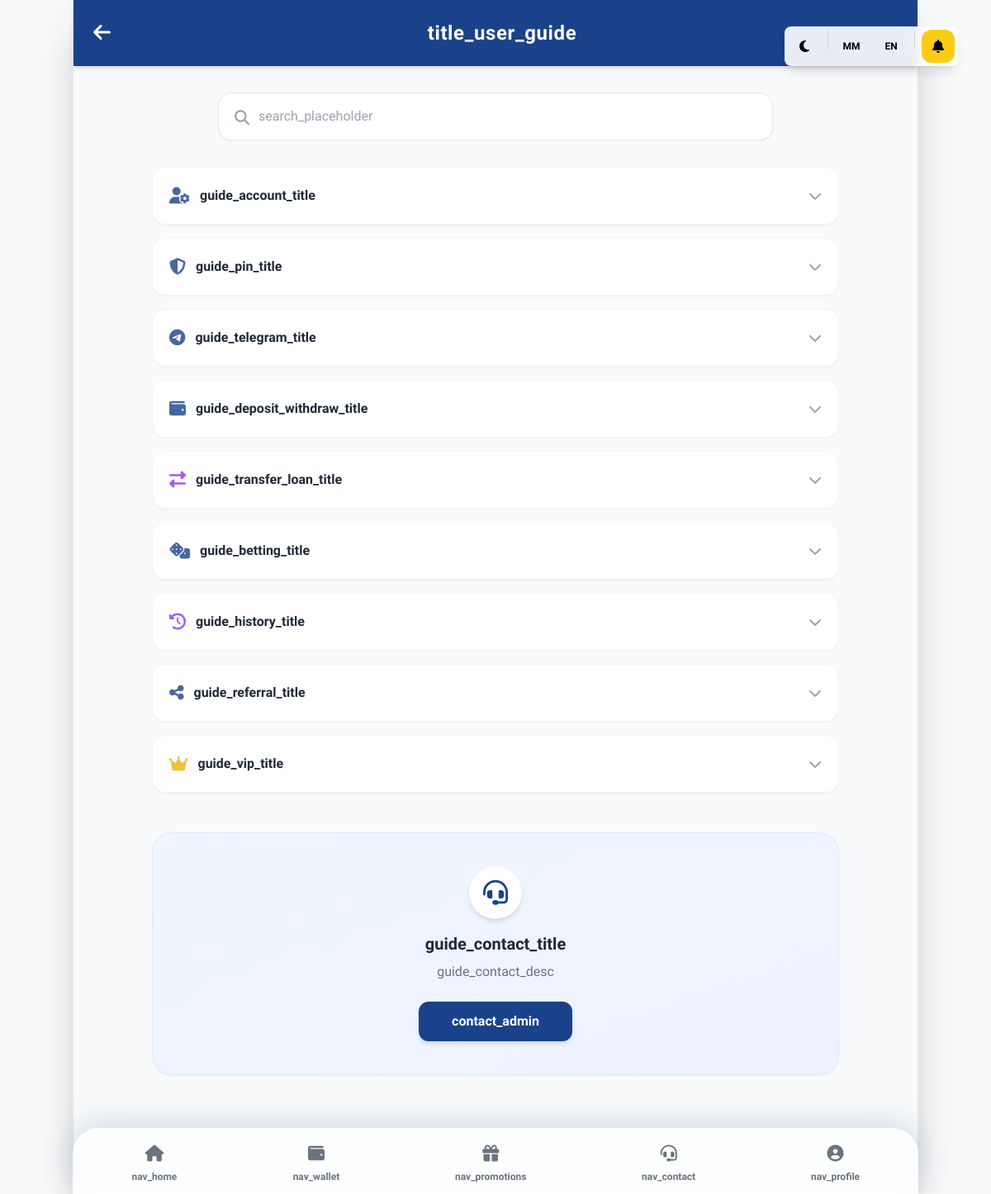
/guides.php (signed in), run on the app's committed database.
### tables this page shows
CREATE TABLE `guides` (
  `id` int(11) NOT NULL,
  `guide_key` varchar(50) NOT NULL,
  `icon_class` varchar(100) NOT NULL,
  `sort_order` int(11) NOT NULL DEFAULT 0,
  `is_active` tinyint(1) NOT NULL DEFAULT 1
);

### lang/language.php (called while the page is built, shortened)
<?php
$current_lang = $_SESSION['lang'];
$lang_file = __DIR__ . "/{$current_lang}.php";
global $translations;
if (file_exists($lang_file)) {
    $translations = include($lang_file);
} elseif (file_exists(__DIR__ . "/mm.php")) {
    $translations = include(__DIR__ . "/mm.php");
} else {
    $translations = [];
}
function __($key) {
    global $translations;
    return $translations[$key] ?? $key;
}

### guides.php (the view, shortened to what this page needs)
<?php
require_once __DIR__ . '/lang/language.php';
require_once __DIR__ . '/core/db_connect.php';
$guides_stmt = $conn->query("SELECT guide_key, icon_class FROM guides WHERE is_active = 1 ORDER BY sort_order ASC");
$guides = [];
if ($guides_stmt) {
    $guides = $guides_stmt->fetch_all(MYSQLI_ASSOC);
}
?>
<?php
require_once __DIR__ . '/includes/header.php';
?>
<body class="w-full md:max-w-3xl lg:max-w-5xl mx-auto min-h-screen bg-gray-50 md:shadow-2xl md:border-x border-gray-200 transition-all duration-300 pb-20 md:pb-24">
    <div class="bg-primary text-white flex items-center p-4 md:p-6 sticky top-0 z-20 shadow-md">
        <a href="index.php" class="mr-4 text-xl md:text-2xl w-6 md:w-10 hover:scale-110 transition-transform"><i class="fas fa-arrow-left"></i></a>
        <h1 class="text-xl md:text-2xl font-bold flex-1 text-center pr-6 md:pr-10 tracking-wide"><?= __('title_user_guide') ?></h1>
    </div>
    <div class="p-4 md:p-8 max-w-4xl mx-auto">
        <div class="mb-6 md:mb-8 relative max-w-2xl mx-auto">
            <input type="text" id="searchGuide" onkeyup="filterGuides()" placeholder="<?= __('search_placeholder') ?>"
                   class="w-full pl-10 md:pl-12 pr-4 py-3 md:py-4 rounded-xl md:rounded-2xl border border-gray-200 shadow-sm focus:outline-none focus:border-primary focus:ring-2 focus:ring-blue-100 transition-all text-sm md:text-base">
            <i class="fas fa-search absolute left-4 md:left-5 top-3.5 md:top-4 text-gray-400 md:text-lg"></i>
        </div>
        <div class="space-y-3 md:space-y-4" id="guideContainer">
            <?php foreach ($guides as $index => $guide): ?>
                <div class="accordion-item bg-white rounded-xl md:rounded-2xl shadow-sm hover:shadow-md border border-gray-100 overflow-hidden animate__animated animate__fadeInUp transition-shadow duration-300" style="animation-delay: <?= ($index + 1) * 0.05 ?>s;">
                    <button class="accordion-header w-full text-left p-4 md:p-5 flex justify-between items-center font-bold text-gray-800 hover:text-primary hover:bg-blue-50/50 focus:outline-none transition-colors">
                        <span class="flex items-center text-sm md:text-base"><i class="<?= htmlspecialchars($guide['icon_class']) ?> mr-3 text-lg md:text-xl text-primary opacity-80"></i> <?= __("guide_{$guide['guide_key']}_title") ?></span>
                        <i class="fas fa-chevron-down text-gray-400 transition-transform duration-300"></i>
                    </button>
                </div>
            <?php endforeach; ?>
        </div>
        <div class="mt-8 md:mt-12 bg-gradient-to-br from-blue-50 to-indigo-50 border border-blue-100 rounded-2xl md:rounded-3xl p-6 md:p-10 text-center shadow-sm mb-4">
            <div class="w-14 h-14 md:w-16 md:h-16 bg-white rounded-full flex items-center justify-center mx-auto mb-4 shadow-md text-primary hover:scale-110 transition-transform duration-300">
                <i class="fas fa-headset text-2xl md:text-3xl"></i>
            </div>
            <h3 class="font-bold text-gray-800 text-base md:text-xl mb-2"><?= __('guide_contact_title') ?></h3>
            <p class="text-sm md:text-base text-gray-500 mb-6 max-w-lg mx-auto"><?= __('guide_contact_desc') ?></p>
            <a href="support.php" class="inline-block bg-primary hover:bg-blue-800 hover:-translate-y-0.5 text-white font-bold py-2.5 md:py-3 px-8 md:px-10 rounded-xl text-sm md:text-base transition-all duration-300 shadow-md hover:shadow-lg">
                <?= __('contact_admin') ?>
            </a>
        </div>
    </div>
<?php require_once __DIR__ . '/includes/footer.php'; ?>
</body>
</html>

### includes/header.php (style rules this page uses)
body { font-family: 'Plus Jakarta Sans', 'Padauk', sans-serif; background-color: #f1f5fb; transition: background-color 0.3s ease; -webkit-font-smoothing: antialiased; text-rendering: optimizeLegibility; }
.bg-primary { background-color: #1a428a; }
.text-primary { color: #1a428a; }

### data on the page
guides: guide_key "guide_account_title"
guides: guide_key "guide_pin_title"
guides: guide_key "guide_telegram_title"
guides: guide_key "guide_deposit_withdraw_title"
guides: guide_key "guide_transfer_loan_title"
guides: guide_key "guide_betting_title"
guides: guide_key "guide_history_title"
guides: guide_key "guide_referral_title"
guides: guide_key "guide_vip_title"

### other printed values
__('title_user_guide') "title_user_guide"
__('guide_contact_title') "guide_contact_title"
__('guide_contact_desc') "guide_contact_desc"
__('contact_admin') "contact_admin"
__('nav_home') "nav_home"
__('nav_wallet') "nav_wallet"
__('nav_promotions') "nav_promotions"
__('nav_contact') "nav_contact"
__('nav_profile') "nav_profile"
